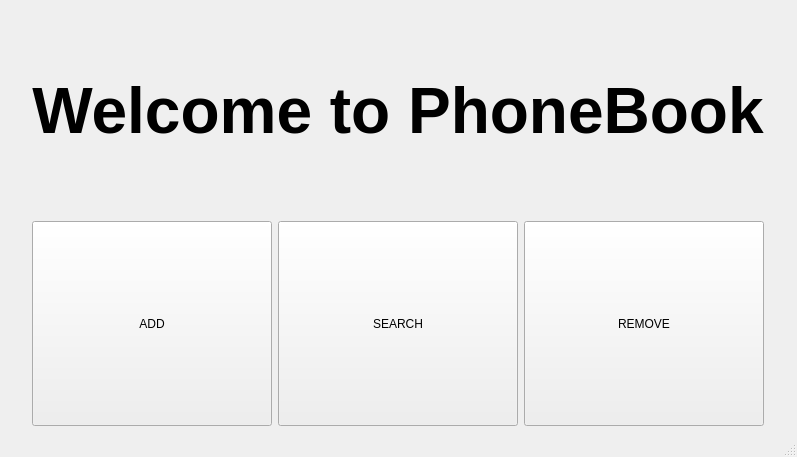
<?xml version="1.0" encoding="UTF-8"?>
<ui version="4.0">
 <class>MainWindow</class>
 <widget class="QMainWindow" name="MainWindow">
  <property name="geometry">
   <rect>
    <x>0</x>
    <y>0</y>
    <width>797</width>
    <height>457</height>
   </rect>
  </property>
  <property name="windowTitle">
   <string>MainWindow</string>
  </property>
  <widget class="QWidget" name="centralwidget">
   <layout class="QGridLayout" name="gridLayout">
    <item row="1" column="1">
     <widget class="QPushButton" name="btn_add">
      <property name="sizePolicy">
       <sizepolicy hsizetype="Minimum" vsizetype="Preferred">
        <horstretch>0</horstretch>
        <verstretch>0</verstretch>
       </sizepolicy>
      </property>
      <property name="text">
       <string>ADD</string>
      </property>
     </widget>
    </item>
    <item row="1" column="4">
     <spacer name="horizontalSpacer_2">
      <property name="orientation">
       <enum>Qt::Orientation::Horizontal</enum>
      </property>
      <property name="sizeHint" stdset="0">
       <size>
        <width>40</width>
        <height>20</height>
       </size>
      </property>
     </spacer>
    </item>
    <item row="1" column="3">
     <widget class="QPushButton" name="pushButton_3">
      <property name="sizePolicy">
       <sizepolicy hsizetype="Minimum" vsizetype="Preferred">
        <horstretch>0</horstretch>
        <verstretch>0</verstretch>
       </sizepolicy>
      </property>
      <property name="text">
       <string>REMOVE</string>
      </property>
     </widget>
    </item>
    <item row="0" column="1" colspan="3">
     <widget class="QLabel" name="label">
      <property name="text">
       <string>&lt;html&gt;&lt;head/&gt;&lt;body&gt;&lt;p align=&quot;center&quot;&gt;&lt;span style=&quot; font-size:48pt; font-weight:700;&quot;&gt;Welcome to PhoneBook&lt;/span&gt;&lt;/p&gt;&lt;/body&gt;&lt;/html&gt;</string>
      </property>
     </widget>
    </item>
    <item row="1" column="0">
     <spacer name="horizontalSpacer">
      <property name="orientation">
       <enum>Qt::Orientation::Horizontal</enum>
      </property>
      <property name="sizeHint" stdset="0">
       <size>
        <width>40</width>
        <height>20</height>
       </size>
      </property>
     </spacer>
    </item>
    <item row="1" column="2">
     <widget class="QPushButton" name="pushButton_2">
      <property name="sizePolicy">
       <sizepolicy hsizetype="Minimum" vsizetype="Preferred">
        <horstretch>0</horstretch>
        <verstretch>0</verstretch>
       </sizepolicy>
      </property>
      <property name="text">
       <string>SEARCH</string>
      </property>
     </widget>
    </item>
   </layout>
  </widget>
  <widget class="QMenuBar" name="menubar">
   <property name="geometry">
    <rect>
     <x>0</x>
     <y>0</y>
     <width>797</width>
     <height>22</height>
    </rect>
   </property>
  </widget>
  <widget class="QStatusBar" name="statusbar"/>
 </widget>
 <resources/>
 <connections/>
</ui>
